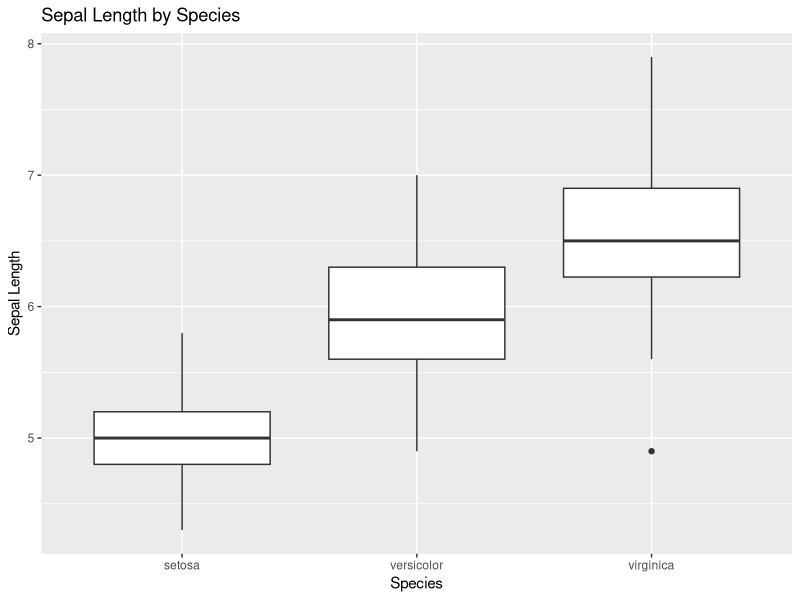
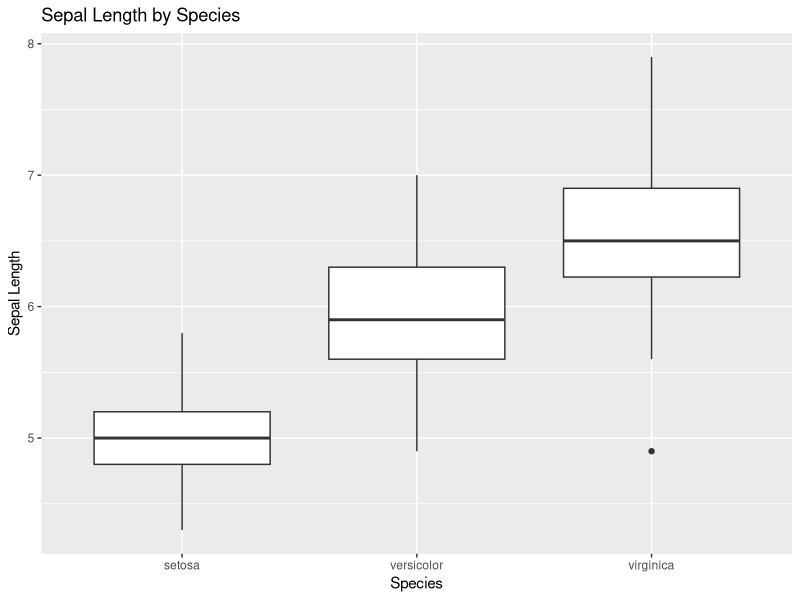

Source code (R) for these figures, in order:
library(ggplot2)
ggplot(iris, aes(x=Species, y=Sepal.Length)) +
  geom_boxplot() +
  labs(title='Sepal Length by Species', x='Species', y='Sepal Length')
ggsave('07_boxplot.png', width=5, height=4)
